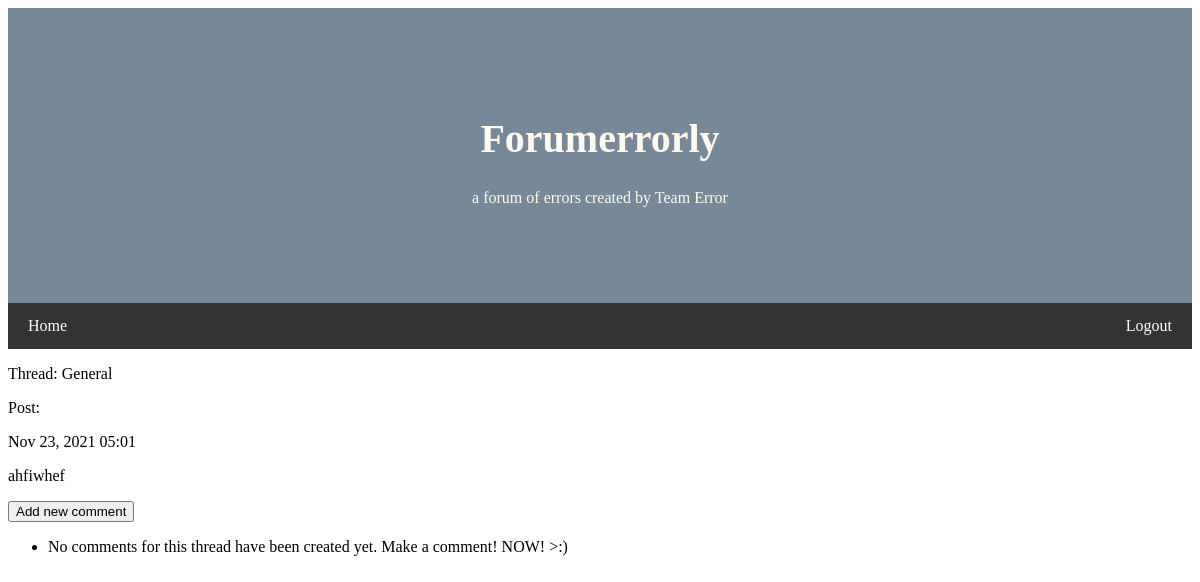
Page /thread/9/ on the committed database.
### fe_app/models.py (models this page shows, shortened)
class Post(models.Model):
    thread = models.ForeignKey(Thread, on_delete=models.CASCADE)  # connects post to thread, deletes entire thread
    text = models.TextField()   # no char limit for posts
    date_added = models.DateTimeField(auto_now_add=True)    # shows timestamp for post
    """ May not need this!
    class Meta:
        # Extra information for managing Post model.
    """

class Thread(models.Model):
    text = models.CharField(max_length=200)                 # can add more fields here later! check Django Model Field Ref
    date_added = models.DateTimeField(auto_now_add=True)
    def __str__(self):
        return self.text

### fe_app/views.py (the view)
# urls.py: path('thread/<int:post_id>/', views.post, name='post'),  # page for a single post   ???
def post(request, post_id):
    post = Post.objects.get(id=post_id)
    comments = post.comment_set.order_by('date_added')
    context = {'post': post, 'comments': comments}
    return render(request, 'fe_app/post.html', context)

### fe_app/templates/fe_app/post.html (shortened to what this page needs)
{% extends "fe_app/base.html" %}
{% block content %}
<!DOCTYPE html>
<html>
<head>
    <p>Thread: {{ post.thread }}</p>
    <p>Post:</p>
    <p>{{ post.date_added|date:'M d, Y H:i' }}</p>
    <p>{{ post.text|linebreaks }}</p>
    <p>
        <button><a href="{% url 'fe_app:new_comment' post.id %}">Add new comment</a></button>
    </p>
    <ul>
    {% for comment in comments %}
        <li>
            <p>{{ comment.date_added|date:'M d, Y H:i' }}</p>
            <p>{{ comment.text|linebreaks }}</p>
        </li>
    {% empty %}
        <li>No comments for this thread have been created yet. Make a comment! NOW! >:)</li>
    {% endfor %}
    </ul>
</head>
</html>
{% endblock content %}

### fe_app/templates/fe_app/base.html (style rules this page uses)
body { font-family: Corsiva; }

### fe_app/templates/fe_app/post.html (style rules this page uses)
a { text-decoration: none; color : inherit }

### rows in the picture
Post: thread "General", date_added "Nov 23, 2021 05:01", text "ahfiwhef"
